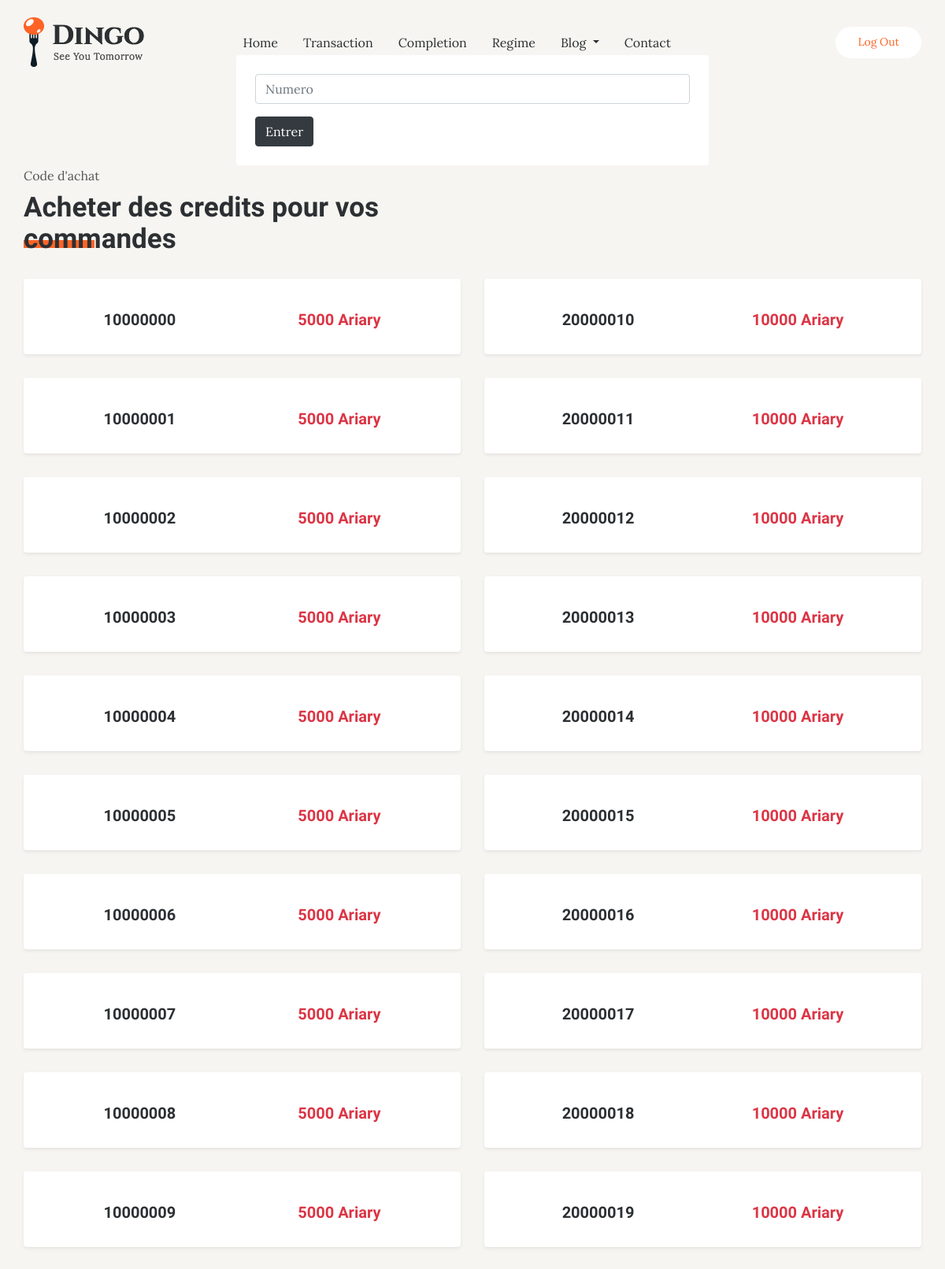
The app's page /HomeUserController/index (signed in, upper part) with its own data.
### tables this page shows
CREATE table code (
    id              INT AUTO_INCREMENT PRIMARY KEY,
    num_code        NUMERIC UNIQUE,
    price           DOUBLE,
    state           INT default 1
);

### application/controllers/HomeUserController.php (called while the page is built, shortened)
<?php
    class HomeUserController extends CI_Controller {
        public function index() {
            $this->load->model('Code');
            $data['codes'] = $this->Code->get_all_code_dispo(-10);
            $data['page'] = "FO/acceuil.php";
            $this->load->view("FO/acceuil", $data);
        }
    }
?>

### index.php (called while the page is built, shortened)
<?php
require_once BASEPATH.'core/CodeIgniter.php';

### application/models/Code.php (called while the page is built, shortened)
<?php
    class Code extends CI_Model {
        private $num_code;
        private $price;
        public function getInstace(
            $id = '',
            $num_code ='',
            $price = 0,
            $state = 1
        ){
            $code = new Code();
            $code->set_id($id);
            $code->set_num_code($num_code);
            $code->set_price($price);
            $code->set_state($state);
            return $code;
        }
        public function set_num_code($num_code = '') {
            $this->num_code = $num_code;
        }
        public function get_num_code() {
            return $this->num_code;
        }
        public function set_price($price) {
            $this->price = $price;
        }
        public function get_price() {
            return $this->price;
        }
        public function get_all_code_dispo() {
            $request = "select * from code";
            $result = $this->db->query($request);
            $data = array();
            foreach ($result->result() as $row) {
                $data[] = $this->getInstace($row->id, $row->num_code, $row->price, $row->state);
            }
            return $data;
        }
    }
?>

### application/views/FO/acceuil.php (the view, shortened to what this page needs)
<!doctype html>
<html lang="en">
<head>
    <link rel="stylesheet" href="<?php echo base_url('assets/css/bootstrap.min.css') ?>" type="text/css">
    <link rel="stylesheet" href="<?php echo base_url('assets/css/animate.css') ?>">
    <link rel="stylesheet" href="<?php echo base_url('assets/css/owl.carousel.min.css') ?>">
    <link rel="stylesheet" href="<?php echo base_url('assets/css/themify-icons.css') ?>">
    <link rel="stylesheet" href="<?php echo base_url('assets/css/flaticon.css') ?>">
    <link rel="stylesheet" href="<?php echo base_url('assets/css/magnific-popup.css') ?>">
    <link rel="stylesheet" href="<?php echo base_url('assets/css/slick.css') ?>">
    <link rel="stylesheet" href="<?php echo base_url('assets/css/gijgo.min.css') ?>">
    <link rel="stylesheet" href="<?php echo base_url('assets/css/nice-select.css') ?>">
    <link rel="stylesheet" href="<?php echo base_url('assets/css/all.css') ?>">
    <link rel="stylesheet" href="<?php echo base_url('assets/css/style.css') ?>">
</head>
<body>
    <header class="main_menu home_menu">
        <div class="container">
            <div class="row align-items-center">
                <div class="col-lg-12">
                    <nav class="navbar navbar-expand-lg navbar-light">
                        <a class="navbar-brand" href="#"> <img src="<?php echo base_url('assets/css/img/logo.png');?>" alt="logo"> </a>
                        <div class="collapse navbar-collapse main-menu-item justify-content-end"
                            id="navbarSupportedContent">
                            <ul class="navbar-nav">
                                <li class="nav-item">
                                    <a class="nav-link" href="<?php echo base_url('UserController/')?>">Home</a>
                                </li>
                                <li class="nav-item">
                                    <a class="nav-link" href="<?php echo base_url('UserController/')?>">Transaction</a>
                                </li>
                                <li class="nav-item">
                                    <a class="nav-link" href="<?php echo base_url('UserController/addInfo')?>">Completion</a>
                                </li>
                                <li class="nav-item">
                                    <a class="nav-link" href="<?php echo base_url('UserController/addInfo')?>">Regime</a>
                                </li>
                                <li class="nav-item dropdown">
                                    <a class="nav-link dropdown-toggle" href="blog.html" id="navbarDropdown" role="button" data-toggle="dropdown" aria-haspopup="true" aria-expanded="false">
                                        Blog
                                    </a>
                                </li>
                                <li class="nav-item">
                                    <a class="nav-link" href="contact.html">Contact</a>
                                </li>
                            </ul>
                        </div>
                        <div class="menu_btn">
                            <a href="<?php echo base_url('UserController/log_out') ?>" class="btn_1 d-none d-sm-block">Log Out</a>
                        </div>
                    </nav>
                </div>
            </div>
        </div>
    </header>
    <section class="food_menu gray_bg">
        <div class="container mx-auto w-50 bg-white p-4 rounded">
            <form action="<?php echo base_url('demandController/demand') ?>" method="get">
                <input type="text" name="numero" class="form-control" placeholder="Numero">
                <input type="submit" class="btn btn-dark mt-3" value="Entrer">
            </form>
        </div>
        <div class="container">
            <div class="row justify-content-between">
                <div class="col-lg-5">
                    <div class="section_tittle">
                        <p>Code d'achat</p>
                        <h2>Acheter des credits pour vos commandes</h2>
                    </div>
                </div>
                <div class="col-lg-12">
                    <div class="tab-content" id="myTabContent">
                        <div class="tab-pane fade show active single-member" id="Special" role="tabpanel"
                            aria-labelledby="Special-tab">
                            <div class="row">
                                <div class="col-sm-6 col-lg-6">
                                    <?php for ($i = 0; $i < count($codes) / 2; $i++) { ?>
                                    <div class="single_food_item media rounded shadow-sm">
                                        <div class="d-flex justify-content-around media-body align-self-center p-4">
                                            <h3 class="mt-3"><?php echo $codes[$i]->get_num_code() ?></h3>
                                            <h3 class="mt-3 text-danger"><?php echo $codes[$i]->get_price() ?> Ariary</h3>
                                        </div>
                                    </div>
                                    <?php } ?>
                                </div>
                                <div class="col-sm-6 col-lg-6">
                                    <?php for ($i = count($codes) / 2; $i < count($codes); $i++) { ?>
                                    <div class="single_food_item media rounded shadow-sm">
                                        <div class="d-flex justify-content-around media-body align-self-center p-4">
                                            <h3 class="mt-3"><?php echo $codes[$i]->get_num_code() ?></h3>
                                            <h3 class="mt-3 text-danger"><?php echo $codes[$i]->get_price() ?> Ariary</h3>
                                        </div>
                                    </div>
                                    <?php } ?>
                                </div>
                            </div>
                        </div>
                    </div>
                </div>
            </div>
        </div>
    </section>

### records on screen
code: num_code "10000000", price "5000"
code: num_code "10000001", price "5000"
code: num_code "10000002", price "5000"
code: num_code "10000003", price "5000"
code: num_code "10000004", price "5000"
code: num_code "10000005", price "5000"
code: num_code "10000006", price "5000"
code: num_code "10000007", price "5000"
code: num_code "10000008", price "5000"
code: num_code "10000009", price "5000"
code: num_code "20000010", price "10000"
code: num_code "20000011", price "10000"
code: num_code "20000012", price "10000"
code: num_code "20000013", price "10000"
code: num_code "20000014", price "10000"
code: num_code "20000015", price "10000"
code: num_code "20000016", price "10000"
code: num_code "20000017", price "10000"
code: num_code "20000018", price "10000"
code: num_code "20000019", price "10000"
